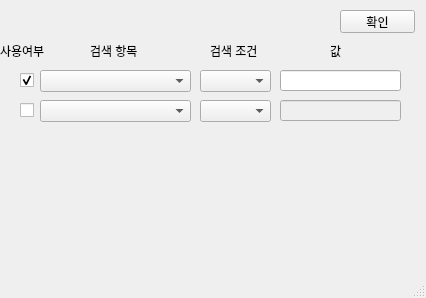
<?xml version="1.0" encoding="UTF-8"?>
<ui version="4.0">
 <class>MainWindow</class>
 <widget class="QMainWindow" name="MainWindow">
  <property name="geometry">
   <rect>
    <x>0</x>
    <y>0</y>
    <width>426</width>
    <height>298</height>
   </rect>
  </property>
  <property name="windowTitle">
   <string>MainWindow</string>
  </property>
  <widget class="QWidget" name="tab1_newWindow1">
   <widget class="QLabel" name="tab1_win1label">
    <property name="geometry">
     <rect>
      <x>0</x>
      <y>40</y>
      <width>51</width>
      <height>21</height>
     </rect>
    </property>
    <property name="text">
     <string>사용여부</string>
    </property>
   </widget>
   <widget class="QComboBox" name="tab1_win1comboBox">
    <property name="geometry">
     <rect>
      <x>40</x>
      <y>70</y>
      <width>151</width>
      <height>22</height>
     </rect>
    </property>
   </widget>
   <widget class="QLabel" name="tab1_win1label_2">
    <property name="geometry">
     <rect>
      <x>90</x>
      <y>40</y>
      <width>51</width>
      <height>21</height>
     </rect>
    </property>
    <property name="text">
     <string>검색 항목</string>
    </property>
   </widget>
   <widget class="QComboBox" name="tab1_win1comboBox_3">
    <property name="geometry">
     <rect>
      <x>200</x>
      <y>70</y>
      <width>71</width>
      <height>22</height>
     </rect>
    </property>
   </widget>
   <widget class="QLineEdit" name="tab1_win1lineEdit">
    <property name="geometry">
     <rect>
      <x>280</x>
      <y>70</y>
      <width>121</width>
      <height>21</height>
     </rect>
    </property>
   </widget>
   <widget class="QPushButton" name="tab1_win1pushButton">
    <property name="geometry">
     <rect>
      <x>340</x>
      <y>10</y>
      <width>75</width>
      <height>23</height>
     </rect>
    </property>
    <property name="text">
     <string>확인</string>
    </property>
   </widget>
   <widget class="QCheckBox" name="tab1_win1checkBox">
    <property name="enabled">
     <bool>true</bool>
    </property>
    <property name="geometry">
     <rect>
      <x>20</x>
      <y>70</y>
      <width>21</width>
      <height>20</height>
     </rect>
    </property>
    <property name="text">
     <string/>
    </property>
    <property name="checked">
     <bool>true</bool>
    </property>
   </widget>
   <widget class="QLineEdit" name="tab1_win1lineEdit_2">
    <property name="enabled">
     <bool>false</bool>
    </property>
    <property name="geometry">
     <rect>
      <x>280</x>
      <y>100</y>
      <width>121</width>
      <height>21</height>
     </rect>
    </property>
    <property name="readOnly">
     <bool>false</bool>
    </property>
   </widget>
   <widget class="QComboBox" name="tab1_win1comboBox_4">
    <property name="geometry">
     <rect>
      <x>200</x>
      <y>100</y>
      <width>71</width>
      <height>22</height>
     </rect>
    </property>
   </widget>
   <widget class="QCheckBox" name="tab1_win1checkBox_2">
    <property name="enabled">
     <bool>true</bool>
    </property>
    <property name="geometry">
     <rect>
      <x>20</x>
      <y>100</y>
      <width>21</width>
      <height>20</height>
     </rect>
    </property>
    <property name="text">
     <string/>
    </property>
   </widget>
   <widget class="QComboBox" name="tab1_win1comboBox_2">
    <property name="geometry">
     <rect>
      <x>40</x>
      <y>100</y>
      <width>151</width>
      <height>22</height>
     </rect>
    </property>
   </widget>
   <widget class="QLabel" name="tab1_win1label_3">
    <property name="geometry">
     <rect>
      <x>210</x>
      <y>40</y>
      <width>51</width>
      <height>21</height>
     </rect>
    </property>
    <property name="text">
     <string>검색 조건</string>
    </property>
   </widget>
   <widget class="QLabel" name="tab1_win1label_4">
    <property name="geometry">
     <rect>
      <x>330</x>
      <y>40</y>
      <width>51</width>
      <height>21</height>
     </rect>
    </property>
    <property name="text">
     <string>값</string>
    </property>
   </widget>
  </widget>
  <widget class="QStatusBar" name="statusbar"/>
 </widget>
 <resources/>
 <connections/>
</ui>
